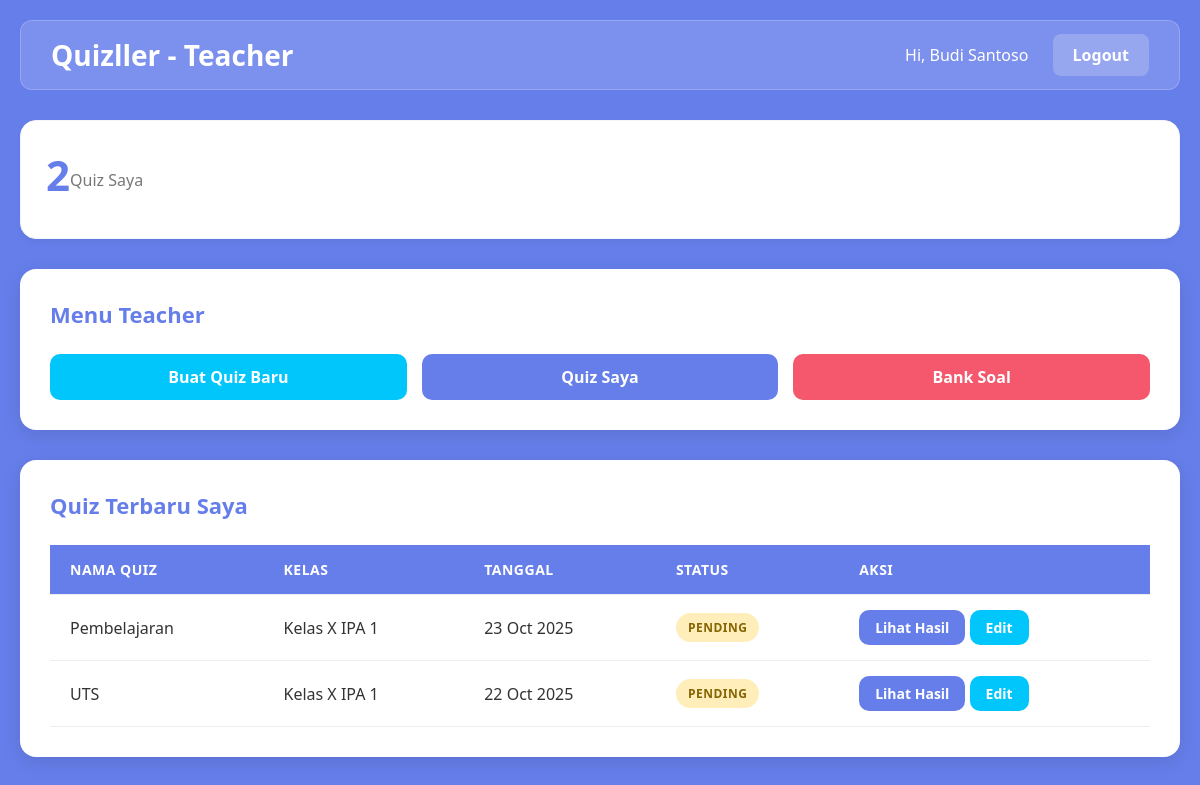
Screenshot of /teacher/dashboard.php (signed in) with the database file from the repository.
### tables this page shows
CREATE TABLE tests (
        id INTEGER PRIMARY KEY AUTOINCREMENT,
        teacher_id INTEGER NOT NULL,
        name VARCHAR(255) NOT NULL,
        date DATE NOT NULL,
        status_id INTEGER NOT NULL,
        subject VARCHAR(255) NOT NULL,
        total_questions INTEGER NOT NULL DEFAULT 0,
        class_id INTEGER NOT NULL,
        FOREIGN KEY (teacher_id) REFERENCES teachers(id),
        FOREIGN KEY (status_id) REFERENCES status(id),
        FOREIGN KEY (class_id) REFERENCES classes(id)
    );

CREATE TABLE classes (
        id INTEGER PRIMARY KEY AUTOINCREMENT,
        name VARCHAR(255) NOT NULL
    );

CREATE TABLE status (
        id INTEGER PRIMARY KEY AUTOINCREMENT,
        name VARCHAR(255) NOT NULL
    );

### includes/functions.php (called while the page is built, shortened)
<?php
function formatDate($date) {
    return date('d M Y', strtotime($date));
}
?>

### teacher/dashboard.php (the view, shortened to what this page needs)
<?php
require_once '../includes/functions.php';
$conn = getDBConnection();
$teacher_id = $_SESSION['teacher_id'];
$stmt = $conn->prepare("SELECT COUNT(*) as count FROM tests WHERE teacher_id = ?");
$stmt->execute([$teacher_id]);
$my_tests_count = $stmt->fetch(PDO::FETCH_ASSOC)['count'];
$stmt = $conn->prepare("SELECT t.*, c.name as class_name, s.name as status_name
                        FROM tests t
                        JOIN classes c ON t.class_id = c.id
                        JOIN status s ON t.status_id = s.id
                        WHERE t.teacher_id = ?
                        ORDER BY t.date DESC LIMIT 10");
$stmt->execute([$teacher_id]);
$recent_tests = $stmt->fetchAll(PDO::FETCH_ASSOC);
?>
<!DOCTYPE html>
<html lang="id">
<head>
    <link rel="stylesheet" href="../assets/css/style.css">
</head>
<body>
    <div class="container">
        <div class="navbar">
            <h1>Quizller - Teacher</h1>
            <div>
                <span style="color: white; margin-right: 20px;">Hi, <?php echo $_SESSION['teacher_name']; ?></span>
                <a href="../logout.php">Logout</a>
            </div>
        </div>
        <div class="dashboard-grid">
            <div class="dashboard-card">
                <h3><?php echo $my_tests_count; ?></h3>
                <p>Quiz Saya</p>
            </div>
        </div>
        <div class="card">
            <h3>Menu Teacher</h3>
            <div style="display: grid; grid-template-columns: repeat(auto-fit, minmax(200px, 1fr)); gap: 15px;">
                <a href="create-test.php" class="btn btn-success">Buat Quiz Baru</a>
                <a href="my-tests.php" class="btn">Quiz Saya</a>
                <a href="questions.php" class="btn btn-secondary">Bank Soal</a>
            </div>
        </div>
        <div class="card">
            <h3>Quiz Terbaru Saya</h3>
            <?php if (count($recent_tests) > 0): ?>
                <table class="table">
                    <thead>
                        <tr>
                            <th>Nama Quiz</th>
                            <th>Kelas</th>
                            <th>Tanggal</th>
                            <th>Status</th>
                            <th>Aksi</th>
                        </tr>
                    </thead>
                    <tbody>
                        <?php foreach ($recent_tests as $test): ?>
                            <tr>
                                <td><?php echo htmlspecialchars($test['name']); ?></td>
                                <td><?php echo htmlspecialchars($test['class_name']); ?></td>
                                <td><?php echo formatDate($test['date']); ?></td>
                                <td>
                                    <span class="badge badge-<?php echo strtolower($test['status_name']); ?>">
                                        <?php echo $test['status_name']; ?>
                                    </span>
                                </td>
                                <td>
                                    <a href="test-results.php?id=<?php echo $test['id']; ?>" class="btn btn-small">Lihat Hasil</a>
                                    <a href="edit-test.php?id=<?php echo $test['id']; ?>" class="btn btn-small btn-success">Edit</a>
                                </td>
                            </tr>
                        <?php endforeach; ?>
                    </tbody>
                </table>
            <?php else: ?>
                <p>Belum ada quiz. <a href="create-test.php" class="link-text">Buat quiz baru</a></p>
            <?php endif; ?>
        </div>
    </div>
</body>
</html>

### assets/css/style.css (style rules this page uses)
* { margin: 0; padding: 0; box-sizing: border-box; }
body { font-family: 'Segoe UI', Tahoma, Geneva, Verdana, sans-serif; background-color: #667eea; min-height: 100vh; color: #333; }
.container { max-width: 1200px; margin: 0 auto; padding: 20px; }
.navbar { background-color: rgba(255, 255, 255, 0.15); backdrop-filter: blur(10px); padding: 15px 30px; border-radius: 12px; margin-bottom: 30px; display: flex; justify-content: space-between; align-items: center; border: 1px solid rgba(255, 255, 255, 0.2); }
.navbar h1 { color: white; font-size: 28px; font-weight: 700; margin: 0; }
.navbar a { color: white; text-decoration: none; padding: 10px 20px; background-color: rgba(255, 255, 255, 0.2); border-radius: 8px; transition: all 0.3s; font-weight: 600; }
.btn { width: 100%; padding: 12px; background-color: #667eea; color: white; border: none; border-radius: 10px; font-size: 16px; font-weight: 600; cursor: pointer; transition: all 0.2s; text-align: center; display: inline-block; text-decoration: none; }
.btn-secondary { background-color: #f5576c; }
.btn-success { background-color: #00c6fb; }
.btn-small { width: auto; padding: 8px 16px; font-size: 14px; }
.card { background-color: white; padding: 30px; border-radius: 16px; box-shadow: 0 5px 20px rgba(0, 0, 0, 0.1); margin-bottom: 30px; }
.card h3 { color: #667eea; margin-bottom: 25px; font-size: 22px; font-weight: 700; }
.table { width: 100%; border-collapse: collapse; background-color: white; overflow: hidden; }
.table th, .table td { padding: 15px 20px; text-align: left; border-bottom: 1px solid #eee; }
.table th { background-color: #667eea; color: white; font-weight: 600; text-transform: uppercase; font-size: 14px; letter-spacing: 0.5px; }
.dashboard-grid { display: grid; grid-template-columns: repeat(auto-fit, minmax(240px, 1fr)); gap: 25px; margin-bottom: 30px; }
.dashboard-card { background: white; padding: 30px; border-radius: 16px; box-shadow: 0 5px 20px rgba(0, 0, 0, 0.1); text-align: center; transition: transform 0.3s; }
.dashboard-card h3 { color: #667eea; font-size: 42px; margin-bottom: 10px; font-weight: 800; }
.dashboard-card p { color: #777; font-size: 16px; margin: 0; font-weight: 500; }
.dashboard-card { display: flex; align-items: center; padding: 25px; background: #fff; border-radius: 16px; box-shadow: 0 4px 6px -1px rgba(0, 0, 0, 0.05); border: 1px solid #f3f4f6; transition: transform 0.2s; }
.badge { display: inline-block; padding: 6px 12px; border-radius: 50px; font-size: 12px; font-weight: 700; text-transform: uppercase; letter-spacing: 0.5px; }
.badge-pending { background-color: #ffeeba; color: #856404; }

### rows the page displays
tests: name "Pembelajaran", class.name "Kelas X IPA 1", date "23 Oct 2025", status.name "PENDING"
tests: name "UTS", class.name "Kelas X IPA 1", date "22 Oct 2025", status.name "PENDING"

### other values shown
$_SESSION['teacher_name'] "Budi Santoso"
$my_tests_count "2"
